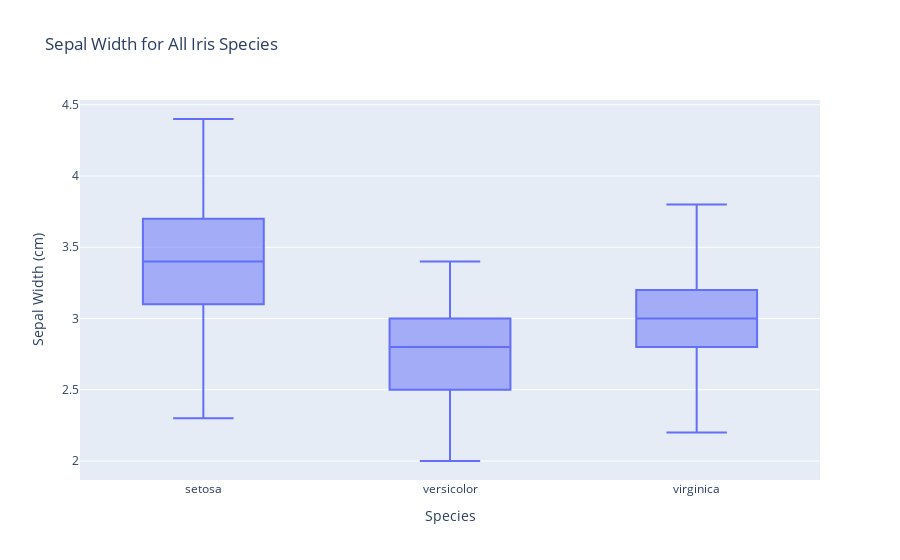

The notebook cell saved with this chart:
### Markdown cell above
<br>
<details>
    <summary>Blockly Hints</summary>
    <ul><li>Notation
        <ul>
            <li><code>A</code> &nbsp;:&nbsp; <code>B</code>&nbsp; means snap blocks A and B together.</li>
            <li><code>A</code> &nbsp;&lt;-&nbsp; <code>B</code>&nbsp; means insert block B into the hole in block A.</li>
        </ul>
    </li>
        <li>Blocks
            <ul>
                <li>freestyle
                    <ul>
                        <li>Unless specifically instructed, use the first block from the FREESTYLE menu.</li>
                    </ul>
                </li>
                <li><code>with .. do .. using ..</code>
                    <ul>
                        <li>The <code>with .. do .. using ..</code> block is found under VARIABLES.</li>
                        <li>You can use the <code>+ -</code> controls on the block to change the number of notches. Unless specifically instructed, the block should not have any empty notches when you click Blocks to Code. </li> 
                        <li>If <code>do</code> dropdown says "!Not populated until you execute code", click anywhere in the notebook tab, then click try "Run All Above Selected Cell" from the "Run" menu.</li> 
                        <li>If <code>with .. do .. using ..</code> block does not want to snap together nicely with the <code>set .. to</code> block, try dragging the <code>set .. to</code> block instead.</li>
                    </ul>
                </li>
            </ul>
        </li>
        <li>variable
            <ul>
                <li>After it is created, each variable has its own block at the end of the VARIABLES menu.</li>
            </ul>
        </li>
    </ul>
</details>

### Code cell
#!response
px.box(df,x="species",y="sepal_width",title=title,labels=labels)

#<xml xmlns="https://developers.google.com/blockly/xml"><variables><variable id="sxmi@8+(nr{5C?lifV,m">px</variable><variable id="%:h;m.A6nRob$q6HGnZv">df</variable></variables><block type="varDoMethod_Python" id="15ZO4/bPGc-R}ACvPtg2" x="136" y="164"><mutation items="5"></mutation><field name="VAR" id="sxmi@8+(nr{5C?lifV,m">px</field><field name="MEMBER">box</field><data>px:box</data><value name="ADD0"><block type="variables_get" id="dis}G@]@=TKb%3}`Eq63"><field name="VAR" id="%:h;m.A6nRob$q6HGnZv">df</field></block></value><value name="ADD1"><block type="dummyOutputCodeBlock_Python" id="@+5V0+]bmjP.V[@ou}J_"><field name="CODE">x="species"</field></block></value><value name="ADD2"><block type="dummyOutputCodeBlock_Python" id="0PP,)3dj@yy(tm}WuohS"><field name="CODE">y="sepal_width"</field></block></value><value name="ADD3"><block type="dummyOutputCodeBlock_Python" id="G//S/tH4PSwwSJG5nQ8N"><field name="CODE">title=title</field></block></value><value name="ADD4"><block type="dummyOutputCodeBlock_Python" id="*2MBqz?PtEN}[qqYj=iC"><field name="CODE">labels=labels</field></block></value></block></xml>

### Figure 1 — Plotly figure (JSON) as saved in the notebook; plotly's stock layout.template omitted (floating-point values rounded to 4 significant figures; data arrays with more than 128 entries replaced by an {"elided": "..."} marker saying what was removed)
{"data": [{"alignmentgroup": "True", "hovertemplate": "Species=%{x}<br>Sepal Width (cm)=%{y}<extra></extra>", "legendgroup": "", "marker": {"color": "#636efa"}, "name": "", "notched": false, "offsetgroup": "", "orientation": "v", "showlegend": false, "type": "box", "x": {"elided": "150 str values"}, "x0": " ", "xaxis": "x", "y": {"elided": "150 float values"}, "y0": " ", "yaxis": "y"}], "layout": {"autosize": true, "boxmode": "group", "legend": {"tracegroupgap": 0}, "title": {"text": "Sepal Width for All Iris Species"}, "xaxis": {"anchor": "y", "autorange": true, "domain": [0, 1], "range": [-0.5, 2.5], "title": {"text": "Species"}, "type": "category"}, "yaxis": {"anchor": "x", "autorange": true, "domain": [0, 1], "range": [1.867, 4.533], "title": {"text": "Sepal Width (cm)"}, "type": "linear"}}}
